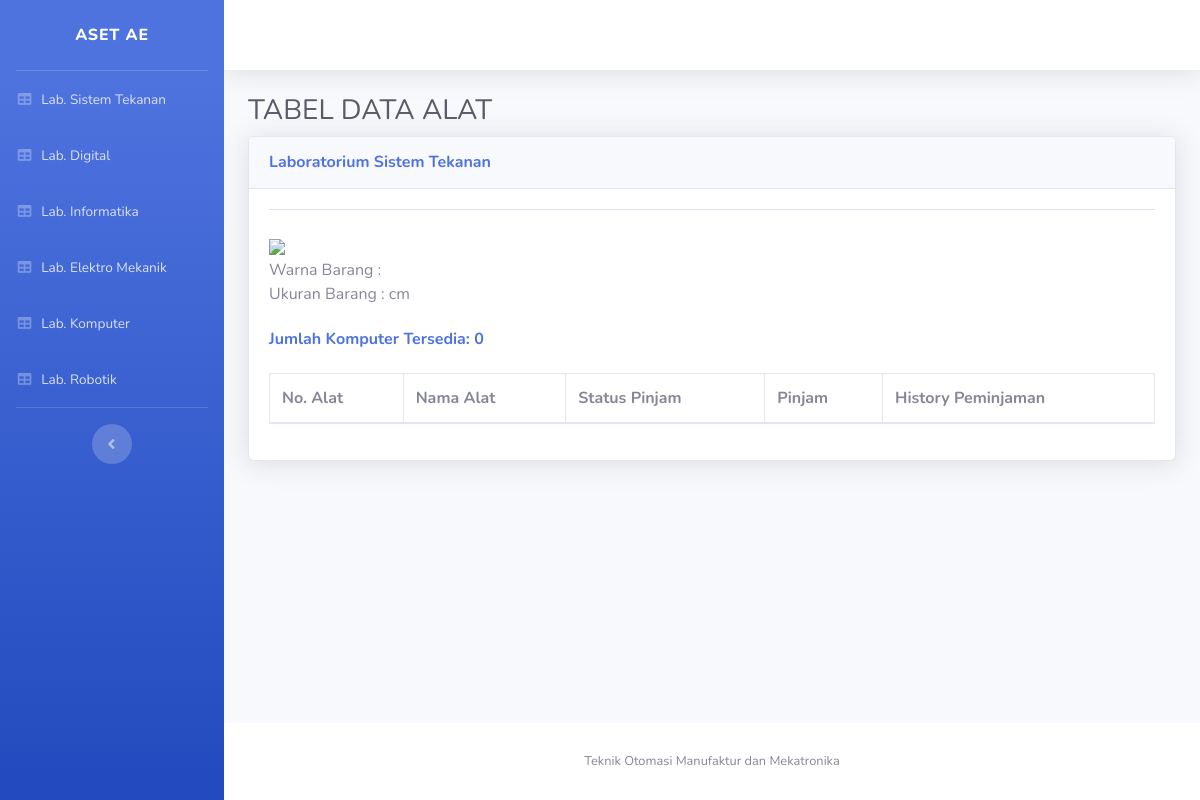
Screenshot of /pinjam_laboratorium.php?id_lab=01 with the database file from the repository.
### tables this page shows
CREATE TABLE `laboratorium` (
  `id_lab` varchar(10) NOT NULL,
  `id_kajur` int(5) NOT NULL,
  `id_user` int(5) NOT NULL,
  `nama_lab` varchar(50) NOT NULL,
  `nama_kalab` varchar(50) NOT NULL,
  `nama_plp` varchar(50) NOT NULL,
  `password` varchar(50) NOT NULL,
  `total_anggaran` int(11) NOT NULL,
  `ttd_kalab` varchar(100) NOT NULL
);

### pinjam_laboratorium.php (the view, shortened to what this page needs)
<?php
include_once("config.php");
?>
<!DOCTYPE html>
<html lang="en">
<head>
  <link href="vendor/fontawesome-free/css/all.min.css" rel="stylesheet" type="text/css">
  <link href="css/sb-admin-2.min.css" rel="stylesheet">
  <link href="vendor/datatables/dataTables.bootstrap4.min.css" rel="stylesheet">
</head>
<body id="page-top">
  <div id="wrapper">
    <ul class="navbar-nav bg-gradient-primary sidebar sidebar-dark accordion" id="accordionSidebar">
      <a class="sidebar-brand d-flex align-items-center justify-content-center" href="index.php">
        <div class="sidebar-brand-text mx-3">Aset AE</div>
      </a>
      <hr class="sidebar-divider my-0">
      <?php
      $id_lab = $_GET['id_lab'];
      $sql3=mysqli_query($koneksi, "select * from laboratorium");
      while ($data3=mysqli_fetch_array($sql3)) {
              ?>
        <li class="nav-item">
        <a class="nav-link" href="pinjam_laboratorium.php?id_lab=<?php echo $data3['id_lab']; ?>">
          <i class="fas fa-fw fa-table"></i>
          <span>Lab. <?=$data3['nama_lab'];?></span></a>
        </li>
        <?php }?>
      <hr class="sidebar-divider d-none d-md-block">
      <div class="text-center d-none d-md-inline">
        <button class="rounded-circle border-0" id="sidebarToggle"></button>
      </div>
    </ul>
    <div id="content-wrapper" class="d-flex flex-column">
      <div id="content">
        <nav class="navbar navbar-expand navbar-light bg-white topbar mb-4 static-top shadow">
        </nav>
        <div class="container-fluid">
          <h1 class="h3 mb-2 text-gray-800">TABEL DATA ALAT</h1>
          <div class="card shadow mb-4">
            <div class="card-header py-3">
            <?php
              $sql3=mysqli_query($koneksi, "select * from laboratorium where id_lab=$id_lab");
              $data3=mysqli_fetch_array($sql3);
            ?>
              <h6 class="m-0 font-weight-bold text-primary">Laboratorium <?=$data3['nama_lab'];?></h6>
            </div>
            <div class="card-body">
            <ul class="nav nav-tabs">
            </ul>
            <br>
            <?php
                $id_lab = $_GET['id_lab'];
                $nama_alat = $_GET['nama_alat'];
                $alat = mysqli_query($koneksi,"SELECT * FROM masteralat WHERE nama_alat='$nama_alat' and id_lab=$id_lab");
                $data=mysqli_fetch_array($alat);
            ?>
            <div><img style="height: 200px;" src=<?php echo "'img/upload/"; echo $data['foto']; echo "'"?>></div>
            <div>Warna Barang : <?php echo $data['warna'];?></div>
            <div>Ukuran Barang : <?php echo $data['ukuran'];?> cm</div>
            <br>
            <?php
            $id_lab = $_GET['id_lab'];
            $nama_alat = $_GET['nama_alat'];
            $jumlah_alat = mysqli_query($koneksi,"SELECT COUNT( * ) AS jumlahalat FROM alat inner join simpan WHERE alat.nama_alat='$nama_alat' and alat.id_lab=$id_lab and alat.status_alat='Ada' and simpan.id_pesan = alat.id_pesan");
            $jml_alat = mysqli_fetch_assoc($jumlah_alat);
            $hasil_fetch_x = $jml_alat['jumlahalat'];
            ?>
            <h6 class="m-0 font-weight-bold text-primary">Jumlah Komputer Tersedia: <?php
              echo $hasil_fetch_x;
              ?></h6><br>
              <div class="table-responsive">
                <table class="table table-bordered" id="dataTable" width="100%" cellspacing="0">
                  <thead>
                    <tr>
                      <th>No. Alat</th>
                      <th>Nama Alat</th>
                      <th>Status Pinjam</th>
                      <th>Pinjam</th>
                      <th>History Peminjaman</th>
                    </tr>
                  </thead>
                </table>
              </div>
            </div>
          </div>
        </div>
      </div>
      <footer class="sticky-footer bg-white">
        <div class="container my-auto">
          <div class="copyright text-center my-auto">
            <span>Teknik Otomasi Manufaktur dan Mekatronika</span>
          </div>
        </div>
      </footer>
    </div>
  </div>
</body>
</html>

### rows the page displays
laboratorium: nama_lab "Sistem Tekanan"
laboratorium: nama_lab "Digital"
laboratorium: nama_lab "Informatika"
laboratorium: nama_lab "Elektro Mekanik"
laboratorium: nama_lab "Komputer"
laboratorium: nama_lab "Robotik"

### other values shown
$hasil_fetch_x "0"
